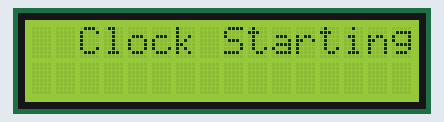
This sketch was run on a simulated Arduino Uno, built with avr-gcc and run on an emulated ATmega328P. Parts: 16×2 character LCD. What the sketch prints to the serial monitor is not drawn.

Above: at 0.1 s.
At 1.2 s:
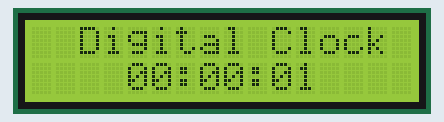
At 10.2 s:
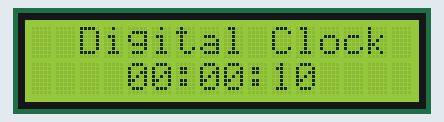
At 19.2 s:
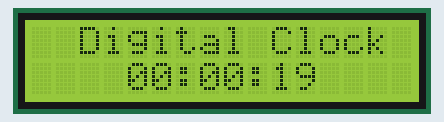
At 28.2 s:
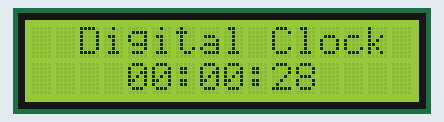
At 38.2 s:
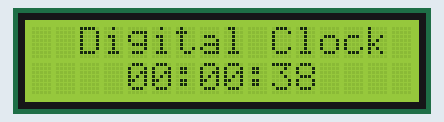

The sketch:

digital_clock.ino
```cpp
// ============================================================
//  09 - Mini Project: Digital Clock (LCD + millis() timer)
//  Arduino Basics | Author: Priyam Prakash
// ============================================================
//  A simple clock that counts up from 00:00:00.
//  Uses millis() (non-blocking) instead of delay().
//  Displays on 16x2 I2C LCD and Serial Monitor.
// ============================================================

#include <Wire.h>
#include <LiquidCrystal_I2C.h>

LiquidCrystal_I2C lcd(0x27, 16, 2);

int hours   = 0;
int minutes = 0;
int seconds = 0;

unsigned long previousMillis = 0;
const long INTERVAL = 1000;   // 1 second interval

// Format a number as 2-digit string (e.g. 5 → "05")
String twoDigit(int n) {
  return (n < 10 ? "0" : "") + String(n);
}

void updateClock() {
  seconds++;
  if (seconds >= 60) { seconds = 0; minutes++; }
  if (minutes >= 60) { minutes = 0; hours++;   }
  if (hours   >= 24) { hours   = 0;             }
}

void displayTime() {
  String timeStr = twoDigit(hours) + ":" + twoDigit(minutes) + ":" + twoDigit(seconds);

  // LCD display
  lcd.setCursor(0, 0);
  lcd.print("  Digital Clock ");
  lcd.setCursor(0, 1);
  lcd.print("    " + timeStr + "    ");

  // Serial Monitor
  Serial.println("Time: " + timeStr);
}

void setup() {
  Serial.begin(9600);
  lcd.init();
  lcd.backlight();
  lcd.setCursor(0, 0);
  lcd.print("  Clock Starting");
  delay(1000);
  lcd.clear();
  Serial.println("Digital Clock started!");
}

void loop() {
  unsigned long currentMillis = millis();

  // Non-blocking: only update every 1 second
  if (currentMillis - previousMillis >= INTERVAL) {
    previousMillis = currentMillis;
    updateClock();
    displayTime();
  }
}
```

Measured:
- what the display in image 1 shows lasts 1.0 s, from 1.1 s to 2.1 s
